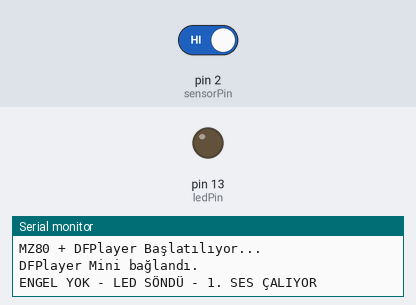
The sketch below on a simulated Arduino Uno, built with avr-gcc and run on an emulated ATmega328P. Parts: output pins drawn as LEDs (lit = HIGH), the last lines printed to the serial monitor. The test bench sets the inputs (shaded band); at power-on: pin 2 (sensorPin) HIGH. The audio player accepts every command and is not drawn.

Above: at 2.7 s.
2.8 s: pin 2 (sensorPin) driven LOW
At 4.0 s:
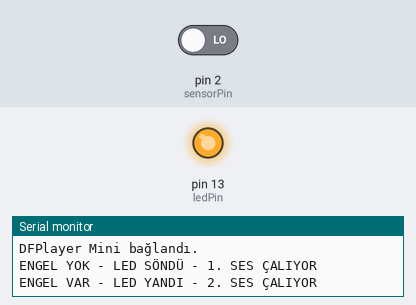
4.3 s: pin 2 (sensorPin) driven HIGH
At 5.0 s:
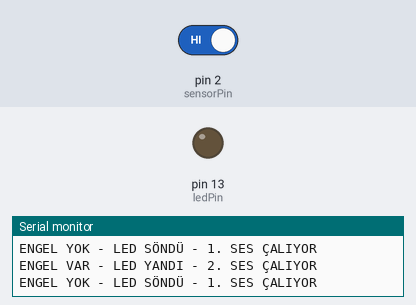
Timing chart, 0 to 7.3 s (numbered marks = the images above; inputs shaded):
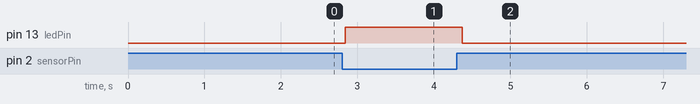

The sketch:

mz80.ino
```cpp
#include <SoftwareSerial.h>
#include <DFRobotDFPlayerMini.h>

// DFPlayer bağlantıları
SoftwareSerial mySoftwareSerial(10, 11); // RX, TX
DFRobotDFPlayerMini myDFPlayer;

// MZ80 ve LED bağlantıları
const int sensorPin = 2;   // MZ80 sensör pini
const int ledPin = 13;     // Harici LED pini

// Sensör ve ses durumu takibi
int lastSensorState = -1;  // Önceki sensör durumu (başlangıçta bilinmiyor)
bool isPlaying = false;

void setup() {
  mySoftwareSerial.begin(9600);
  Serial.begin(9600);

  pinMode(sensorPin, INPUT);
  pinMode(ledPin, OUTPUT);

  Serial.println("MZ80 + DFPlayer Başlatılıyor...");

  delay(1000); // DFPlayer için bekleme

  if (!myDFPlayer.begin(mySoftwareSerial)) {
    Serial.println("DFPlayer başlatılamadı!");
    while (true); // Dur
  }

  Serial.println("DFPlayer Mini bağlandı.");
  myDFPlayer.setTimeOut(500);
  myDFPlayer.volume(25); // Ses seviyesi: 0-30
  myDFPlayer.EQ(DFPLAYER_EQ_NORMAL);
  myDFPlayer.outputDevice(DFPLAYER_DEVICE_SD);

  // Başlangıçta bir ses çalma yok
}

void loop() {
  int sensorValue = digitalRead(sensorPin);

  // Engel var → LOW, Engel yok → HIGH
  if (sensorValue != lastSensorState) {
    lastSensorState = sensorValue;

    if (sensorValue == LOW) {
      // ENGEL VAR
      Serial.println("ENGEL VAR - LED YANDI - 2. SES ÇALIYOR");
      digitalWrite(ledPin, HIGH);
      myDFPlayer.play(2);
      isPlaying = true;
    } else {
      // ENGEL YOK
      Serial.println("ENGEL YOK - LED SÖNDÜ - 1. SES ÇALIYOR");
      digitalWrite(ledPin, LOW);
      myDFPlayer.play(1);
      isPlaying = true;
    }
  }

  // Oynatma tamamlandı mı kontrol et
  if (myDFPlayer.available()) {
    uint8_t type = myDFPlayer.readType();
    if (type == DFPlayerPlayFinished && isPlaying) {
      isPlaying = false;
      Serial.println("Şarkı bitti.");
    }
  }

  delay(100); // Aşırı hızlı okuma olmasın
}
```

Measured:
- after the input at 2.8 s, pin 13 (ledPin): LOW → HIGH at once
- after the input at 4.3 s, pin 13 (ledPin): HIGH → LOW after 0.07 s
